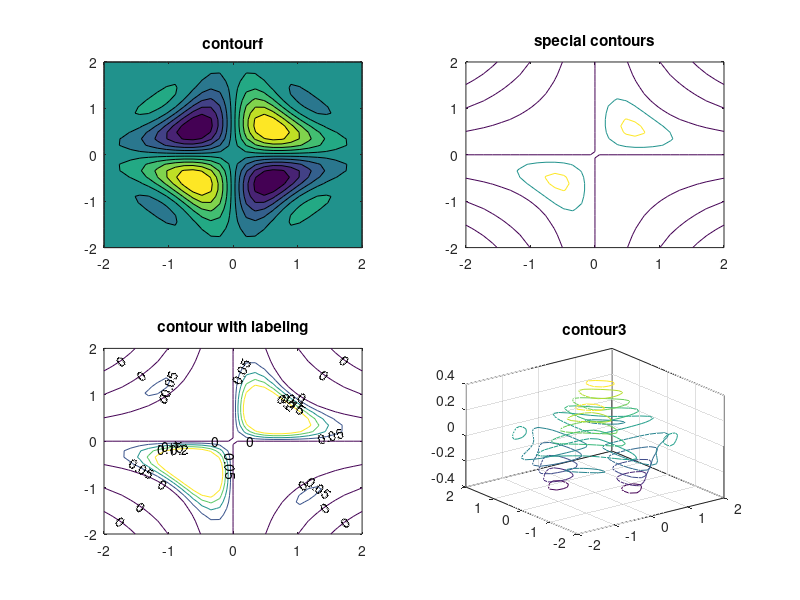

This figure's MATLAB source:
% Erzeugen des Gitters
x=linspace(-2,2,30);
y=linspace(-2,2,30);
[X,Y]=meshgrid(x,y);
% Funktionswerte
Z=exp(-X.^2-Y.^2).*sin(pi*X.*Y);

% verschiedene Darstellungen
subplot(2,2,1),
 contourf(X,Y,Z,10), title('contourf')
subplot(2,2,2),
 contour(X,Y,Z,[0 0.2 0.4]), title('special contours');
subplot(2,2,3),
 [C,h]=contour(X,Y,Z,[0 0.05 0.1 0.15 0.2 ]); 
 clabel(C,h)
 title('contour with labeling');
subplot(2,2,4),
  contour3(X,Y,Z,10), title('contour3')